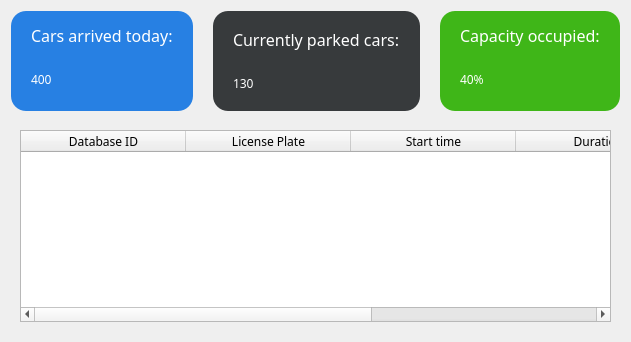
      <widget class="QWidget" name="current_state_page">
       <layout class="QVBoxLayout" name="verticalLayout_3" stretch="0,0">
        <property name="spacing">
         <number>10</number>
        </property>
        <item>
         <widget class="QWidget" name="cards_bar" native="true">
          <property name="minimumSize">
           <size>
            <width>400</width>
            <height>100</height>
           </size>
          </property>
          <property name="maximumSize">
           <size>
            <width>16777215</width>
            <height>130</height>
           </size>
          </property>
          <property name="styleSheet">
           <string notr="true">color: rgb(255, 255, 255);
border-radius: 15px;
</string>
          </property>
          <layout class="QHBoxLayout" name="horizontalLayout_3">
           <property name="spacing">
            <number>20</number>
           </property>
           <property name="leftMargin">
            <number>0</number>
           </property>
           <property name="topMargin">
            <number>0</number>
           </property>
           <property name="rightMargin">
            <number>0</number>
           </property>
           <property name="bottomMargin">
            <number>0</number>
           </property>
           <item>
            <widget class="QWidget" name="card1" native="true">
             <property name="styleSheet">
              <string notr="true">background-color: #2780e3;
</string>
             </property>
             <layout class="QVBoxLayout" name="verticalLayout_4">
              <property name="sizeConstraint">
               <enum>QLayout::SetDefaultConstraint</enum>
              </property>
              <property name="leftMargin">
               <number>20</number>
              </property>
              <property name="rightMargin">
               <number>20</number>
              </property>
              <item>
               <widget class="QLabel" name="label1">
                <property name="minimumSize">
                 <size>
                  <width>0</width>
                  <height>20</height>
                 </size>
                </property>
                <property name="maximumSize">
                 <size>
                  <width>16777215</width>
                  <height>30</height>
                 </size>
                </property>
                <property name="font">
                 <font>
                  <family>Sans Serif Collection</family>
                  <pointsize>12</pointsize>
                  <weight>9</weight>
                  <italic>false</italic>
                  <bold>false</bold>
                 </font>
                </property>
                <property name="styleSheet">
                 <string notr="true">font: 75 12pt &quot;Sans Serif Collection&quot;;
</string>
                </property>
                <property name="text">
                 <string>Cars arrived today:</string>
                </property>
                <property name="alignment">
                 <set>Qt::AlignLeading|Qt::AlignLeft|Qt::AlignVCenter</set>
                </property>
                <property name="margin">
                 <number>0</number>
                </property>
               </widget>
              </item>
              <item>
               <widget class="QLabel" name="value1">
                <property name="maximumSize">
                 <size>
                  <width>16777215</width>
                  <height>60</height>
                 </size>
                </property>
                <property name="font">
                 <font>
                  <family>Sans Serif Collection</family>
                  <pointsize>9</pointsize>
                  <weight>50</weight>
                  <italic>false</italic>
                  <bold>false</bold>
                 </font>
                </property>
                <property name="text">
                 <string>400</string>
                </property>
               </widget>
              </item>
             </layout>
            </widget>
           </item>
           <item>
            <widget class="QWidget" name="card2" native="true">
             <property name="styleSheet">
              <string notr="true">background-color: #373a3c;</string>
             </property>
             <layout class="QVBoxLayout" name="verticalLayout_5">
              <property name="leftMargin">
               <number>20</number>
              </property>
              <property name="rightMargin">
               <number>20</number>
              </property>
              <item>
               <widget class="QLabel" name="label2">
                <property name="minimumSize">
                 <size>
                  <width>0</width>
                  <height>20</height>
                 </size>
                </property>
                <property name="maximumSize">
                 <size>
                  <width>16777215</width>
                  <height>40</height>
                 </size>
                </property>
                <property name="font">
                 <font>
                  <family>Sans Serif Collection</family>
                  <pointsize>12</pointsize>
                  <weight>9</weight>
                  <italic>false</italic>
                  <bold>false</bold>
                 </font>
                </property>
                <property name="styleSheet">
                 <string notr="true">font: 75 12pt &quot;Sans Serif Collection&quot;;
</string>
                </property>
                <property name="text">
                 <string>Currently parked cars:</string>
                </property>
                <property name="scaledContents">
                 <bool>true</bool>
                </property>
                <property name="alignment">
                 <set>Qt::AlignLeading|Qt::AlignLeft|Qt::AlignVCenter</set>
                </property>
                <property name="margin">
                 <number>0</number>
                </property>
               </widget>
              </item>
              <item>
               <widget class="QLabel" name="value2">
                <property name="maximumSize">
                 <size>
                  <width>16777215</width>
                  <height>60</height>
                 </size>
                </property>
                <property name="font">
                 <font>
                  <family>Sans Serif Collection</family>
                  <pointsize>9</pointsize>
                  <weight>50</weight>
                  <italic>false</italic>
                  <bold>false</bold>
                 </font>
                </property>
                <property name="text">
                 <string>130</string>
                </property>
               </widget>
              </item>
             </layout>
            </widget>
           </item>
           <item>
            <widget class="QWidget" name="card3" native="true">
             <property name="styleSheet">
              <string notr="true">background-color: #3fb618;</string>
             </property>
             <layout class="QVBoxLayout" name="verticalLayout_6">
              <property name="leftMargin">
               <number>20</number>
              </property>
              <property name="rightMargin">
               <number>20</number>
              </property>
              <item>
               <widget class="QLabel" name="label3">
                <property name="minimumSize">
                 <size>
                  <width>0</width>
                  <height>20</height>
                 </size>
                </property>
                <property name="maximumSize">
                 <size>
                  <width>16777215</width>
                  <height>30</height>
                 </size>
                </property>
                <property name="font">
                 <font>
                  <family>Sans Serif Collection</family>
                  <pointsize>12</pointsize>
                  <weight>9</weight>
                  <italic>false</italic>
                  <bold>false</bold>
                 </font>
                </property>
                <property name="styleSheet">
                 <string notr="true">font: 75 12pt &quot;Sans Serif Collection&quot;;
</string>
                </property>
                <property name="text">
                 <string>Capacity occupied:</string>
                </property>
                <property name="alignment">
                 <set>Qt::AlignLeading|Qt::AlignLeft|Qt::AlignVCenter</set>
                </property>
                <property name="margin">
                 <number>0</number>
                </property>
               </widget>
              </item>
              <item>
               <widget class="QLabel" name="value3">
                <property name="maximumSize">
                 <size>
                  <width>16777215</width>
                  <height>60</height>
                 </size>
                </property>
                <property name="font">
                 <font>
                  <family>Sans Serif Collection</family>
                  <pointsize>9</pointsize>
                  <weight>50</weight>
                  <italic>false</italic>
                  <bold>false</bold>
                 </font>
                </property>
                <property name="text">
                 <string>40%</string>
                </property>
               </widget>
              </item>
             </layout>
            </widget>
           </item>
          </layout>
         </widget>
        </item>
        <item>
         <widget class="QWidget" name="CarsTableWidget" native="true">
          <property name="minimumSize">
           <size>
            <width>0</width>
            <height>200</height>
           </size>
          </property>
          <property name="font">
           <font>
            <family>Sans Serif Collection</family>
            <pointsize>9</pointsize>
            <weight>50</weight>
            <italic>false</italic>
            <bold>false</bold>
           </font>
          </property>
          <layout class="QVBoxLayout" name="verticalLayout_8">
           <item>
            <widget class="QTableWidget" name="CarsTable">
             <property name="layoutDirection">
              <enum>Qt::LeftToRight</enum>
             </property>
             <property name="autoFillBackground">
              <bool>true</bool>
             </property>
             <attribute name="horizontalHeaderCascadingSectionResizes">
              <bool>true</bool>
             </attribute>
             <attribute name="horizontalHeaderDefaultSectionSize">
              <number>165</number>
             </attribute>
             <attribute name="horizontalHeaderHighlightSections">
              <bool>true</bool>
             </attribute>
             <attribute name="horizontalHeaderStretchLastSection">
              <bool>true</bool>
             </attribute>
             <column>
              <property name="text">
               <string>Database ID</string>
              </property>
             </column>
             <column>
              <property name="text">
               <string>License Plate</string>
              </property>
             </column>
             <column>
              <property name="text">
               <string>Start time</string>
              </property>
             </column>
             <column>
              <property name="text">
               <string>Duration</string>
              </property>
             </column>
             <column>
              <property name="text">
               <string>Fee</string>
              </property>
             </column>
            </widget>
           </item>
          </layout>
         </widget>
        </item>
       </layout>
      </widget>
